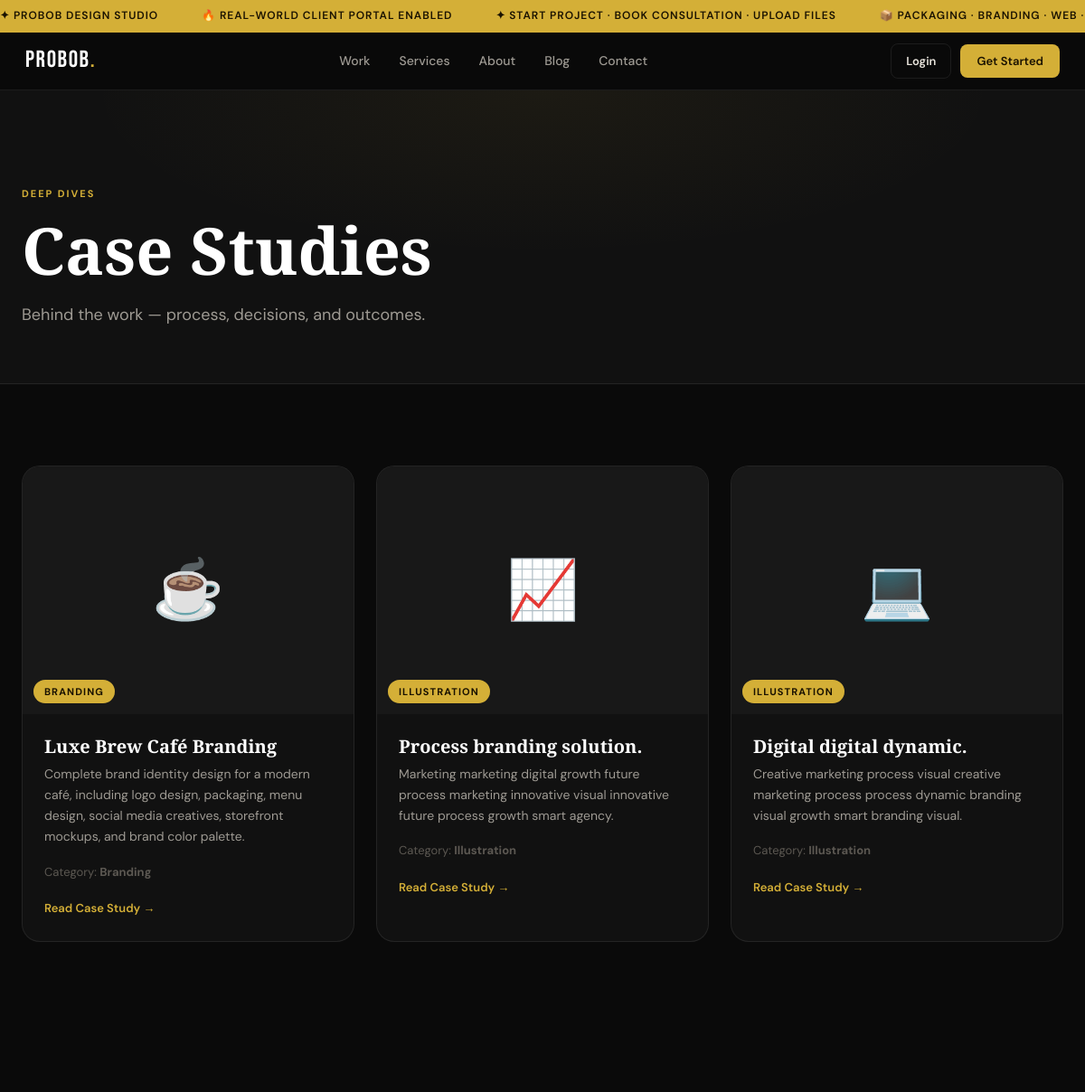
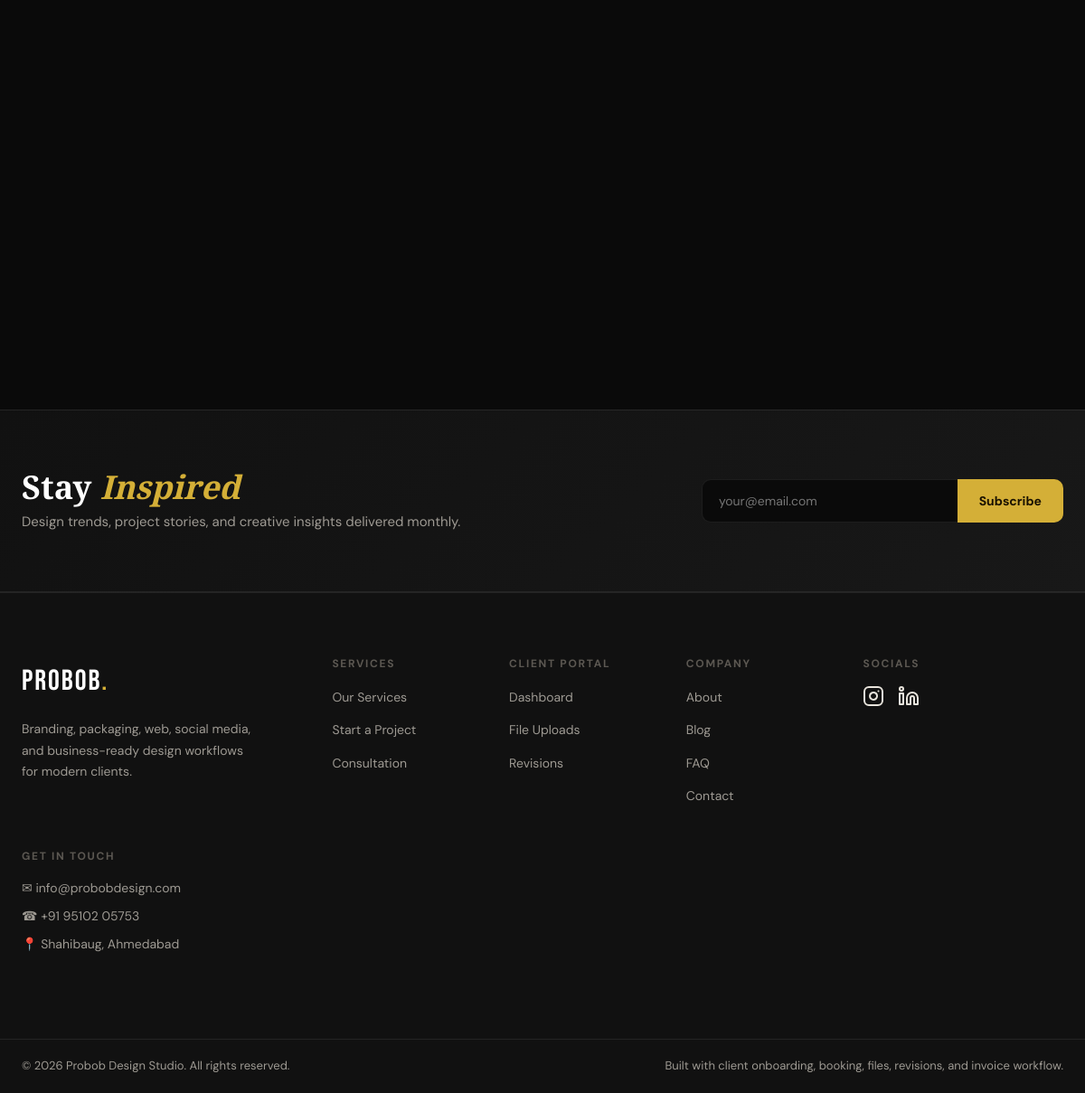
Page /case-studies on the committed database (2 pictures, top to bottom).
### tables this page shows
CREATE TABLE portfolio_items (
            id INTEGER PRIMARY KEY AUTOINCREMENT,
            title TEXT NOT NULL,
            description TEXT,
            category TEXT,
            emoji TEXT DEFAULT '🎨',
            featured INTEGER DEFAULT 0,
            created_at TEXT DEFAULT CURRENT_TIMESTAMP
        , cover_image TEXT);

### app.py (the view)
@app.route('/case-studies')
def case_studies():
    items = get_db().execute('SELECT * FROM portfolio_items ORDER BY featured DESC, id DESC LIMIT 6').fetchall()
    return render_template('case_studies.html', items=items)

### app.py (called while the page is built)
def get_db():
    db = getattr(g, '_database', None)
    if db is None:
        db = g._database = sqlite3.connect(DATABASE)
        db.row_factory = sqlite3.Row
    return db

@app.teardown_appcontext
def close_connection(exception):
    db = getattr(g, '_database', None)
    if db is not None:
        db.close()

def get_current_user():
    if 'user_id' not in session:
        return None
    return get_db().execute('SELECT * FROM users WHERE id=?', (session['user_id'],)).fetchone()

@app.context_processor
def inject_user():
    user = get_current_user()
    play_login_sound = bool(session.pop('play_login_sound', False))
    return {
        'current_user': user,
        'notif_preview': get_user_notifications(limit=5) if user else [],
        'notif_unread_count': unread_notification_count() if user else 0,
        'play_login_sound': play_login_sound,
        'now_iso': now_iso
    }

### templates/case_studies.html (shortened to what this page needs)
{% extends "base.html" %}
{% block content %}
<div class="page-hero">
    <div class="container">
        <span class="section-kicker">Deep Dives</span>
        <h1>Case Studies</h1>
        <p>Behind the work — process, decisions, and outcomes.</p>
    </div>
</div>
<section class="section">
    <div class="container">
        <div class="case-studies-grid">
            {% for item in items %}
            <div class="case-card">
                <div class="case-visual">
                    <div class="case-emoji">{{ item.emoji }}</div>
                    <span class="case-tag">{{ item.category }}</span>
                </div>
                <div class="case-body">
                    <h3>{{ item.title }}</h3>
                    <p>{{ item.description }}</p>
                    <div class="case-meta">
                        <span>Category: <strong>{{ item.category }}</strong></span>
                    </div>
                    <a href="/portfolio" class="case-link">Read Case Study →</a>
                </div>
            </div>
            {% endfor %}
        </div>
    </div>
</section>
{% endblock %}

### templates/base.html (shortened to what this page needs)
<!DOCTYPE html>
<html lang="en">
<head>
    <link rel="stylesheet" href="{{ url_for('static', filename='css/style.css') }}">
</head>
<body>
<div class="ticker-wrap">
    <div class="ticker-track">
        <span>✦ Probob Design Studio</span>
        <span>🔥 Real-world client portal enabled</span>
        <span>✦ Start Project · Book Consultation · Upload Files</span>
        <span>📦 Packaging · Branding · Web · Social Media</span>
    </div>
</div>
<nav class="navbar" id="navbar">
    <a href="/" class="nav-logo">PROBOB<span class="logo-dot">.</span></a>
    <div class="nav-center">
        <a href="/portfolio" class="nav-link">Work</a>
        <a href="/services" class="nav-link">Services</a>
        <a href="/about" class="nav-link">About</a>
        <a href="/blog" class="nav-link">Blog</a>
        <a href="/contact" class="nav-link">Contact</a>
    </div>
    <div class="nav-right">
        {% if current_user %}
            {% if current_user.role == 'admin' %}
                <a href="/admin" class="btn-nav-outline">Admin</a>
            {% else %}
                <a href="/profile" class="btn-nav-outline">Profile</a>
                <a href="/dashboard" class="btn-nav-outline">Dashboard</a>
                <a href="/book-consultation" class="btn-nav-solid">Book Call</a>
            {% endif %}
            {% if current_user.role != 'admin' %}
            <div class="notif-dropdown">
                <a href="{{ url_for('notifications_page') }}" class="btn-nav-outline notif-bell">🔔{% if notif_unread_count %}<span class="notif-pill">{{ notif_unread_count }}</span>{% endif %}</a>
                <div class="notif-menu glass-card">
                    <div class="notif-menu-head">
                        <strong>Notifications</strong>
                        <a href="{{ url_for('notifications_page') }}">View all</a>
                    </div>
                    {% if notif_preview %}
                        {% for item in notif_preview %}
                        <a class="notif-item {% if not item.is_read %}unread{% endif %}" href="{{ url_for('open_notification', notification_id=item.id) }}">
                            <strong>{{ item.title }}</strong>
                            <span>{{ item.created_at[:10] }}</span>
                            <small>{{ item.message }}</small>
                        </a>
                        {% endfor %}
                    {% else %}
                        <div class="notif-empty">No notifications yet.</div>
                    {% endif %}
                </div>
            </div>
            {% endif %}
            <a href="/logout" class="btn-nav-outline">Logout</a>
        {% else %}
            <a href="/login" class="btn-nav-outline">Login</a>
            <a href="/signup" class="btn-nav-solid">Get Started</a>
        {% endif %}
    </div>
</nav>
{% block content %}{% endblock %}
{% block newsletter %}
<section class="newsletter-section">
    <div class="nl-inner">
        <div class="nl-text">
            <h2>Stay <em>Inspired</em></h2>
            <p>Design trends, project stories, and creative insights delivered monthly.</p>
        </div>
        <form class="nl-form" action="/newsletter/subscribe" method="POST">
            <input type="email" name="email" placeholder="your@email.com" required>
            <button type="submit">Subscribe</button>
        </form>
    </div>
</section>
{% endblock %}
<footer class="footer">
    <div class="footer-inner">
        <div class="footer-brand">
            <div class="footer-logo">PROBOB<span class="logo-dot">.</span></div>
            <p>Branding, packaging, web, social media, and business-ready design workflows for modern clients.</p>
        </div>
        <div class="footer-col">
            <h4>Services</h4>
            <ul>
                <li><a href="/services">Our Services</a></li>
                <li><a href="/start-project">Start a Project</a></li>
                <li><a href="/book-consultation">Consultation</a></li>
            </ul>
        </div>
        <div class="footer-col">
            <h4>Client Portal</h4>
            <ul>
                <li><a href="/dashboard">Dashboard</a></li>
                <li><a href="/client/files">File Uploads</a></li>
                <li><a href="/client/revisions">Revisions</a></li>
            </ul>
        </div>
        <div class="footer-col">
            <h4>Company</h4>
            <ul>
                <li><a href="/about">About</a></li>
                <li><a href="/blog">Blog</a></li>
                <li><a href="/faq">FAQ</a></li>
                <li><a href="/contact">Contact</a></li>
            </ul>
        </div>
        <div class="footer-col">
            <h4>Socials</h4>
            <div class="social-icons" style="display: flex; gap: 15px; margin-top: 10px;">
                <a href="https://www.instagram.com/probobdesign?igsh=MWNlNzZiN242MGhrMQ==" target="_blank" rel="noopener noreferrer" style="color: inherit;" title="Instagram">
                </a>
                <a href="https://www.linkedin.com/company/probob/" target="_blank" rel="noopener noreferrer" style="color: inherit;" title="LinkedIn">
                </a>
            </div>
        </div>
        <div class="footer-col">
            <h4>Get in Touch</h4>
            <p class="footer-contact-line">✉ info@probobdesign.com</p>
            <p class="footer-contact-line">☎ +91 95102 05753</p>
            <p class="footer-contact-line">📍 Shahibaug, Ahmedabad</p>
        </div>
    </div>
    <div class="footer-bottom">
        <span>© 2026 Probob Design Studio. All rights reserved.</span>
        <span>Built with client onboarding, booking, files, revisions, and invoice workflow.</span>
    </div>
</footer>
</body>
</html>

### rows in the picture
portfolio_items: emoji "☕", category "BRANDING", title "Luxe Brew Café Branding", description "Complete brand identity design for a modern café, including logo design, packaging, menu design, social media creatives, storefront mockups, and brand color palette.", category "Branding"
portfolio_items: emoji "📈", category "ILLUSTRATION", title "Process branding solution.", description "Marketing marketing digital growth future process marketing innovative visual innovative future process growth smart agency.", category "Illustration"
portfolio_items: emoji "💻", category "ILLUSTRATION", title "Digital digital dynamic.", description "Creative marketing process visual creative marketing process process dynamic branding visual growth smart branding visual.", category "Illustration"
